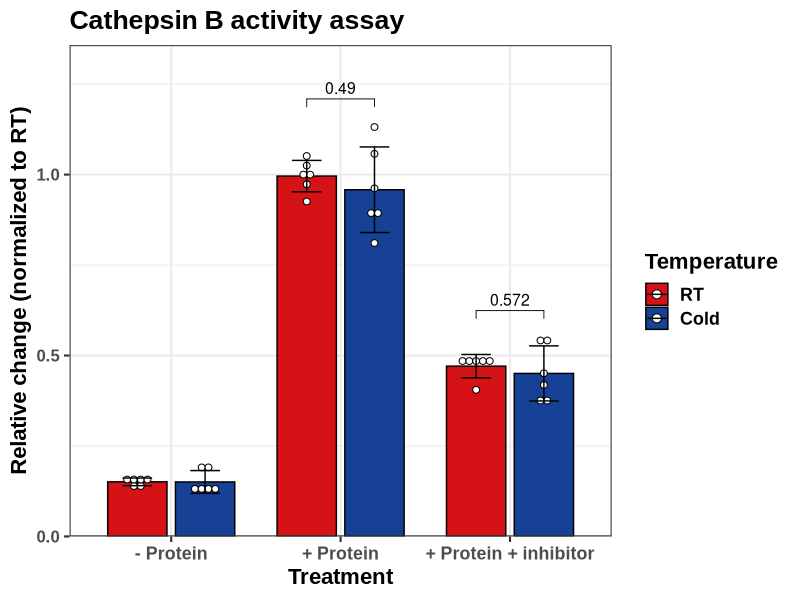
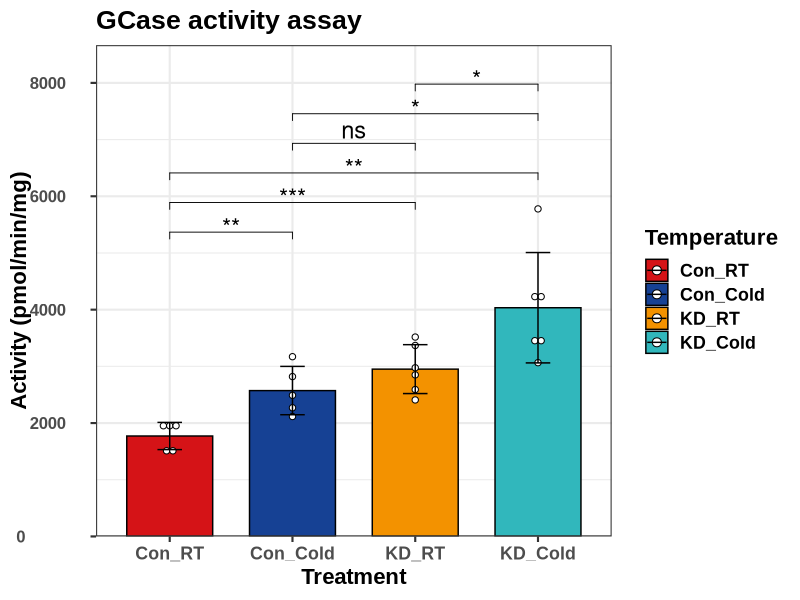

Write R code to recreate these figures, in order. (Note: this script raises an error after producing the figures.)
## ---- chunk 1
if(!require(tidyverse)){install.packages("tidyverse")}
if(!require(readxl)){install.packages("readxl")}
if(!require(ggpubr)){install.packages("ggpubr")}
if(!require(Cairo)){install.packages("Cairo")}
if(!require(rstatix)){install.packages("rstatix")}
if(!require(ggsci)){install.packages("ggsci")} 
pal_33 <- c("#D51317", "#164194")
pal_45 <- c("#D51317", "#164194", "#F39200FF", "#31B7BCFF")
## ---- chunk 2
mdat <- read_csv("data/CathB/Exp30/2022_0201_CathB_Exp30_r.csv")

mdat$Group <- factor(mdat$Group, 
                     levels = c("RT", "Cold")
                     )
mdat$Treatment <- factor(mdat$Treatment,
                         levels = c("no_prot", "prot",
                                     "prot+E64D")
                         )

p0 <- ggbarplot(mdat, x = "Treatment", y = "Norm_final", 
                add = c("mean_sd", "dotplot"), 
                color = "Group", fill = "Group", 
                add.params = list(width = 0.35, 
                                  binwidth = .15*min(mdat$Norm_final, na.rm = T)
                                  ),
                position = position_dodge(0.8),
                size = 0.5) +
      scale_y_continuous(limits = c(0.00, 1.2*max(mdat$Norm_final, na.rm = T)
                                    ),
                         expand = c(0,0)
                         ) +
      scale_x_discrete(labels = c("- Protein",
                                  "+ Protein",
                                  "+ Protein + inhibitor")
                       )

p1 <- ggpar(p0, palette = pal_33, legend = "top", legend.title = "Temperature", 
            title = "Cathepsin B activity assay",  
            xlab = "Treatment", ylab = "Relative change (normalized to RT)") +
        theme_bw(base_size = 16, base_family = 'Arial') +
        theme(text = element_text(colour = 'black', 
                                  family = "Arial", 
                                  size = 16, 
                                  face = "bold"),
              axis.text.y = element_text(size = 12, hjust = -0.5)
              )

stat.test <- mdat |>
  group_by(Treatment) |>
  na.omit() |>
  t_test(Norm_final ~ Group) |>
  adjust_pvalue(method = "none") |>
  add_significance("p")

stat.test$p.adj.signif <- stat.test$p.signif
stat.test <- stat.test |>
  na.omit() |>
  add_xy_position(fun = "max", "Treatment", dodge = 0.8) 

p2 <- p1 + stat_pvalue_manual(
  stat.test, label = "p", 
  tip.length = 0.02, size = 4,
  hide.ns = F) +
  scale_color_manual(values = c("black", "black"))

CairoPDF(file = "output/Fig2/Fig2B_CathepsinB.pdf", height = 10, width = 12)
  print(p2)
dev.off()
## ---- chunk 3
mdat <- read_xlsx("data/Exp45/2023_0324_Exp45_GCase_assay.xlsx", sheet = "Final")

mdat$Treatment <- paste0(mdat$Genotype, "_", mdat$Temp)

mdat$Treatment <- factor(mdat$Treatment, levels = c("Con_RT", "Con_Cold",
                                                    "KD_RT", "KD_Cold"
                                                    )
                         )
GCase <- mdat # save for correlation 

p0 <- ggbarplot(mdat, x = "Treatment", y = "Activity_uU_mg", 
                add = c("mean_sd", "dotplot"), 
                color = "Treatment", fill = "Treatment", 
                add.params = list(width = 0.20, 
                                  binwidth = 0.075*min(mdat$Activity_uU_mg, na.rm = T)
                                  ),
                position = position_dodge(0.8),
                size = 0.5) +
      scale_y_continuous(limits = c(0.00, 1.5*max(mdat$Activity_uU_mg, na.rm = T)
                                    ),
                         expand = c(0,0)
                         )

p1 <- ggpar(p0, palette = pal_45, legend = "top", legend.title = "Temperature", 
            title = "GCase activity assay",  
            xlab = "Treatment", ylab = "Activity (pmol/min/mg)") +
        theme_bw(base_size = 16, base_family = 'Arial') +
        theme(text = element_text(colour = 'black', 
                                  family = "Arial", 
                                  size = 16, 
                                  face = "bold"),
              axis.text.y = element_text(size = 12, hjust = -0.5)
              )

stat.test <- mdat |>
  na.omit() |>
  t_test(Activity_uU_mg ~ Treatment) |>
  adjust_pvalue(method = "none") |>
  add_significance("p")

stat.test$p.adj.signif <- stat.test$p.signif
stat.test <- stat.test |>
  na.omit() |>
  add_xy_position(fun = "mean_sd", dodge = 0.8) 

p2 <- p1 + stat_pvalue_manual(
  stat.test, label = "p.signif",
  step.increase = 0.015,
  bracket.nudge.y = 0,
  tip.length = 0.02, size = 6,
  hide.ns = F) +
  scale_color_manual(values = c("black", "black",
                                "black", "black")
                     )

CairoPDF(file = "output/Fig4/SFig4F_Exp45_GCase.pdf", height = 10, width = 12)
  print(p2)
dev.off()
## ---- chunk 4
# Load in lipid data using separate script and pull key variables
names(lipids)[1] <- "Sample"
mdat <- merge(GCase, lipids, by = "Sample")

# Plot Cer and GCase first
mdat1 <- mdat |> filter(Subclass == "Total Cer")

p0 <- ggplot(mdat1, aes(x = nmol_g, y = Activity_uU_mg,
                  color = Genotype.x, fill = Genotype.x)) +
    geom_smooth(method = "lm") +
    stat_cor(method = "spearman") +
    geom_point(aes(colour = `Treatment`)) +
    theme_bw(base_size = 12, base_family = "Arial") +
    scale_color_manual(values = c("black", "#164194", "#D51317",
                                  "grey66", "#31B7BCFF", "#F39200FF"
                                   )
                       ) +
    labs(x = "Ceramides (nmol/g liver)",
         y = "GCase activity") +
    theme(legend.position = "none") 

CairoPDF(file = "output/Fig4/Fig4F_GCase_Cer_corr_new.pdf",
         height = 10, width = 8)
  print(p0)
dev.off()



# only plots overall line

p0 <- ggscatter(mdat1,                        
                x = "nmol_g", 
                y = "Activity_uU_mg",
                add = "reg.line", 
               # add.params = list(color = "black", 
                #                  fill = "lightgray"),
                conf.int = T,     
                palette = pal_45,   
                color = "Genotype.x") +                         
  stat_cor(aes(color = "Genotype.x"), method = "spearman",
          #label.x = min(mdat1$nmol_g),               
          p.accuracy = 0.001, r.accuracy = 0.01
          ) +   
  xlab("Total ceramides (nmol/g)") +                
  ylab("GCase activity (pmol/min/mg)") +                     
  ggtitle("Liver data") +   
  theme_bw() +                                       
  theme(legend.position = "right",                        
        text = element_text(size = 16, 
                            family = "Arial"),
        axis.line = element_line(colour = "black")
        )
p0

CairoPDF(file = "output/Fig4/Fig4F_GCase_Cer_corr.pdf",
         height = 8, width = 8)
  print(p0)
dev.off()


# Plot HexCer and GCase 
mdat1 <- mdat |> filter(Subclass == "Total HexCer")

p0 <- ggscatter(mdat1,                        
                x = "nmol_g", 
                y = "Activity_uU_mg",
                add = "reg.line", 
                add.params = list(color = "black", fill = "lightgray"),
                conf.int = T,     
                palette = pal_45,   
                color = "Treatment") +                         
  stat_cor(method = "spearman",
          label.x = min(mdat1$nmol_g),               
          p.accuracy = 0.001, r.accuracy = 0.01
          ) +   
  xlab("Total HexCer (nmol/g)") +                
  ylab("GCase activity (pmol/min/mg)") +                     
  ggtitle("Liver data") +   
  theme_bw() +                                       
  theme(legend.position = "right",                        
        text = element_text(size = 16, 
                            family = "Arial"),
        axis.line = element_line(colour = "black")
        )
p0
## ---- chunk 5
mdat <- read_xlsx("data/Exp45/2023_0425_ASMase.xlsx", sheet = "FINAL")
mdat <- read_xlsx("data/Exp45/2023_0426_ASMase_at2.xlsx", sheet = "FINAL")

# remove samples 8 and 16 from first sheet
mdat <- mdat |> filter(!Sample %in% c(8, 15, 16))


# remove samples 5, 6, 18 and 21 from first sheet 
mdat <- mdat |> filter(!Sample %in% c(18, 21))

names(mdat)[4] <- "RFU_ug"
mdat$Treatment <- paste0(mdat$Genotype, "_", mdat$Temp)

mdat$Treatment <- factor(mdat$Treatment, levels = c("Con_RT", "Con_Cold",
                                                    "KD_RT", "KD_Cold"
                                                    )
                         )
ASMase <- mdat # save for correlation 

mdat <- mdat |> mutate(RFU_ug = RFU_ug/mean(RFU_ug[Treatment == "Con_RT"]))

p0 <- ggbarplot(mdat, x = "Treatment", y = "RFU_ug", 
                add = c("mean_sd", "dotplot"), 
                color = "Treatment", fill = "Treatment", 
                add.params = list(width = 0.20, 
                                  binwidth = 0.075*min(mdat$RFU_ug, na.rm = T)
                                  ),
                position = position_dodge(0.8),
                size = 0.5) +
      scale_y_continuous(limits = c(0.00, 1.5*max(mdat$RFU_ug, na.rm = T)
                                    ),
                         expand = c(0,0)
                         )

p1 <- ggpar(p0, palette = pal_45, legend = "top", legend.title = "Group", 
            title = "ASMase activity assay",  
            xlab = "Group", ylab = "Relative activity (RFU/mg)") +
        theme_bw(base_size = 16, base_family = 'Arial') +
        theme(text = element_text(colour = 'black', 
                                  family = "Arial", 
                                  size = 16, 
                                  face = "bold"),
              axis.text.y = element_text(size = 12, hjust = -0.5)
              )

stat.test <- mdat |>
  na.omit() |>
  t_test(RFU_ug ~ Treatment) |>
  adjust_pvalue(method = "none") |>
  add_significance("p")

stat.test$p.adj.signif <- stat.test$p.signif
stat.test <- stat.test |>
  na.omit() |>
  add_xy_position(fun = "max", dodge = 0.8) 

p2 <- p1 + stat_pvalue_manual(
  stat.test, label = "p",
  step.increase = 0.05,
  bracket.nudge.y = 0,
  tip.length = 0.02, size = 4,
  hide.ns = F) +
  scale_color_manual(values = c("black", "black",
                                "black", "black")
                     )

CairoPDF(file = "output/Fig4/SFig4F_Exp45_ASMase.pdf", height = 10, width = 10)
  print(p2)
dev.off()
